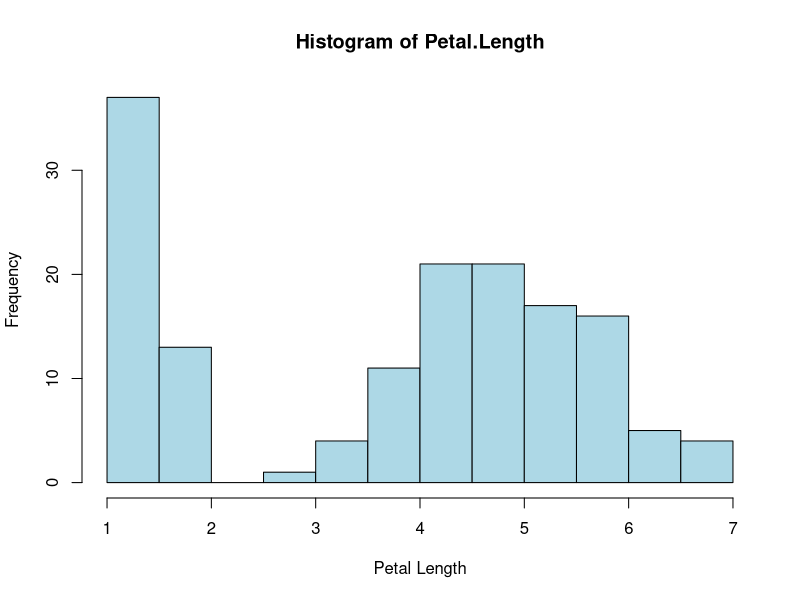
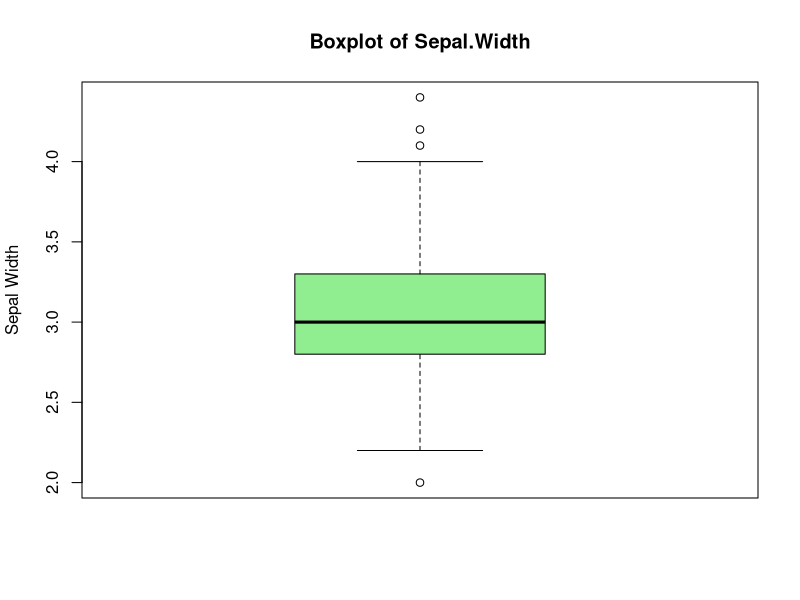
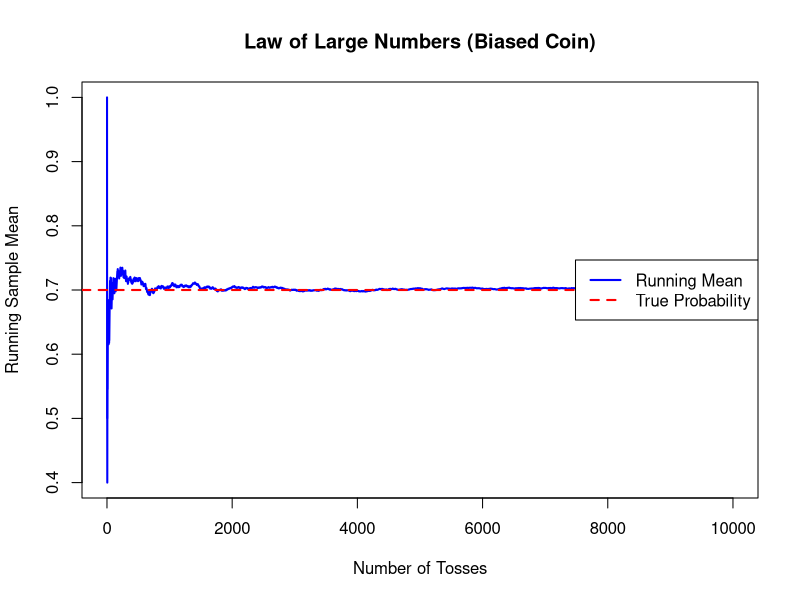
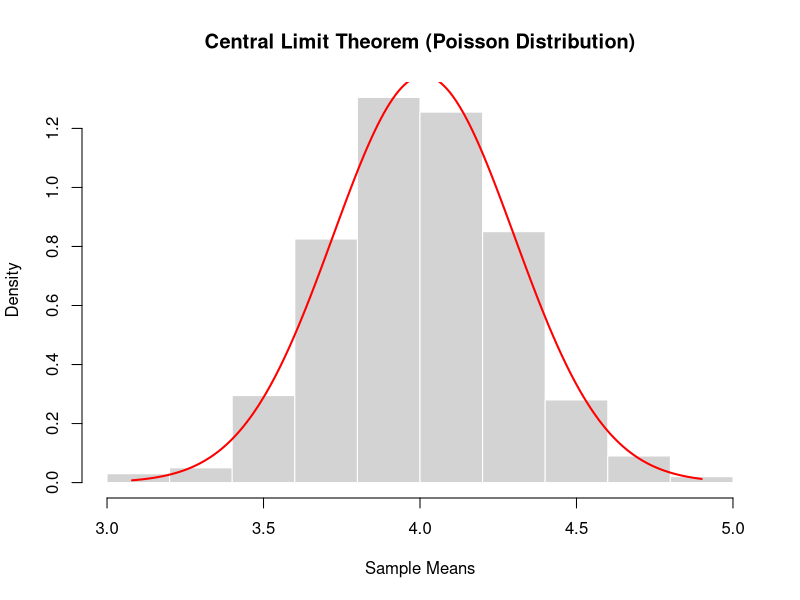
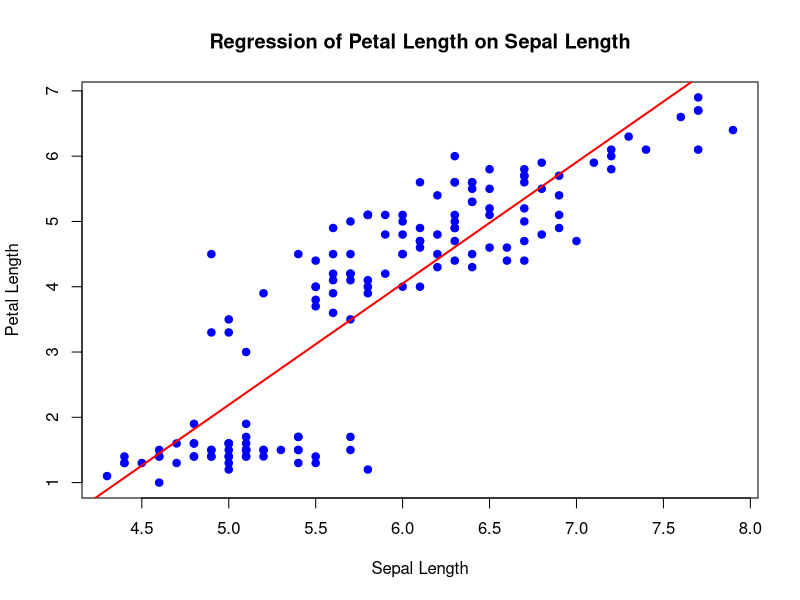
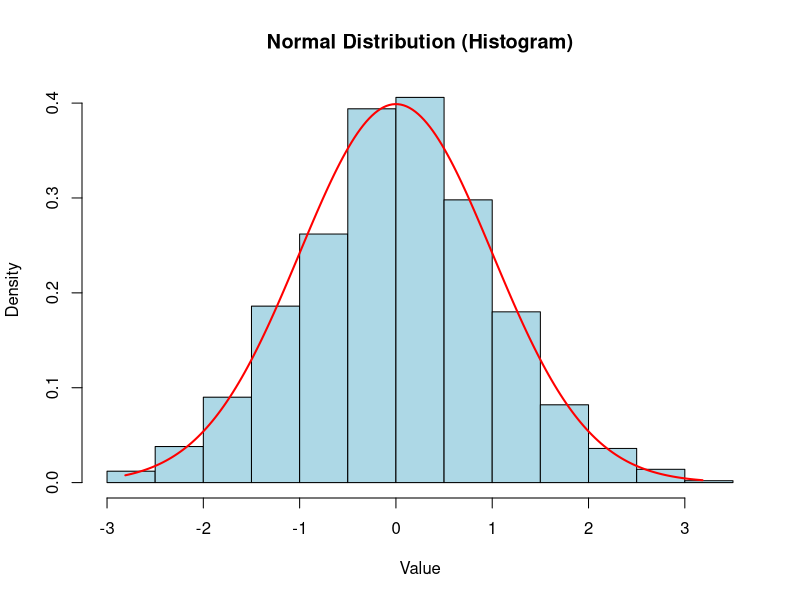
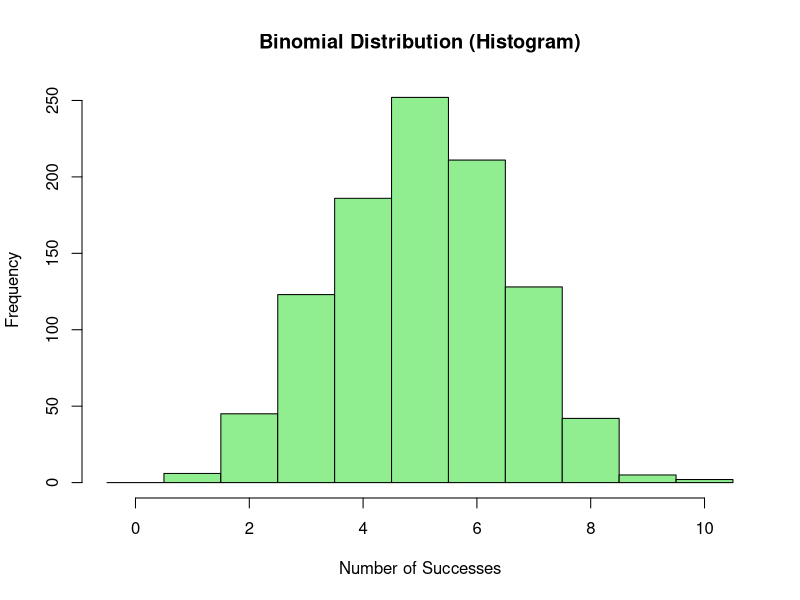
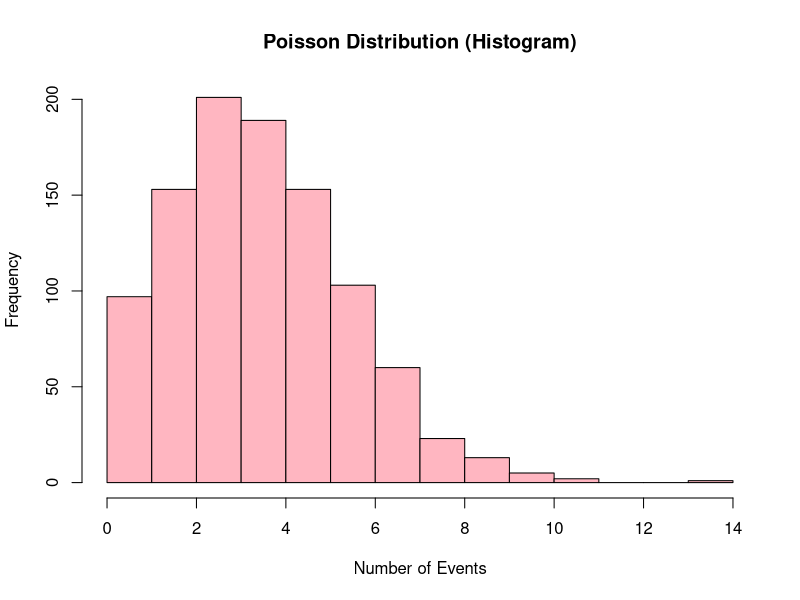

The R source for these figures, in order:
# 1. Create a data frame with 5 students
students <- data.frame(
  Name = c("Alice", "Bob", "Charlie", "David", "Eva"),
  Age = c(20, 22, 21, 23, 20),
  Marks = c(85, 67, 45, 78, 52)
)

# Display the data frame
print("Original Data Frame:")
print(students)

# 2. Find average marks
average_marks <- mean(students$Marks)
cat("Average Marks:", average_marks, "\n")

# Find maximum age
maximum_age <- max(students$Age)
cat("Maximum Age:", maximum_age, "\n")

# 3. Add Grade column based on marks
students$Grade <- ifelse(
  students$Marks >= 75, "A",
  ifelse(students$Marks >= 50 & students$Marks < 75, "B", "C")
)

# Display updated data frame
print("Data Frame with Grades:")
print(students)

 

#Exercise 2
# Load the iris dataset
data(iris)

# 1. Find the number of rows and columns
cat("Number of rows:", nrow(iris), "\n")
cat("Number of columns:", ncol(iris), "\n")

# 2. Get the first 6 rows
head(iris)

# 3. Find the mean, median, variance, and standard deviation of Sepal.Length
mean_sepal <- mean(iris$Sepal.Length)
median_sepal <- median(iris$Sepal.Length)
var_sepal <- var(iris$Sepal.Length)
sd_sepal <- sd(iris$Sepal.Length)

cat("Mean of Sepal.Length:", mean_sepal, "\n")
cat("Median of Sepal.Length:", median_sepal, "\n")
cat("Variance of Sepal.Length:", var_sepal, "\n")
cat("Standard Deviation of Sepal.Length:", sd_sepal, "\n")

# 4. Find how many flowers belong to each species
table(iris$Species)

# 5. Draw a histogram of Petal.Length
hist(iris$Petal.Length,
     main = "Histogram of Petal.Length",
     xlab = "Petal Length",
     col = "lightblue",
     border = "black")

# Draw a boxplot of Sepal.Width
boxplot(iris$Sepal.Width,
        main = "Boxplot of Sepal.Width",
        ylab = "Sepal Width",
        col = "lightgreen")



# Question solved 3
# Parameters
prior_disease <- 0.01        # P(D), prior probability of disease (5%)
true_positive <- 0.95        # P(T+|D), sensitivity
false_positive <- 0.05       # P(T+|¬D), false positive rate

# Complement probability (no disease)
prior_no_disease <- 1 - prior_disease

# Bayes' theorem
posterior_prob <- (true_positive * prior_disease) / 
  ((true_positive * prior_disease) + (false_positive * prior_no_disease))

# Convert to percentage
posterior_percent <- posterior_prob * 100

# Print results
cat("Posterior probability that a person has the disease given a positive test:", posterior_prob, "\n")
cat("In percentage:", posterior_percent, "%\n")

# Question 4 
#LAW OF LARGE NUMBERS (LLN) 
 set.seed(123) 
 n <- 10000
 p <- 0.7   # biased coin
 # Generate coin tosses (1 = head, 0 = tail)
   coin_tosses <- rbinom(n, size = 1, prob = p)
# Running sample mean
running_mean <- cumsum(coin_tosses) / seq_len(n)
# Plot running mean
 plot(running_mean,
             type = "l",
             col = "blue",
             lwd = 2,
             xlab = "Number of Tosses",
             ylab = "Running Sample Mean",
             main = "Law of Large Numbers (Biased Coin)")
# True probability line
abline(h = p, col = "red", lwd = 2, lty = 2) 
legend("right",
                legend = c("Running Mean", "True Probability"),
                col = c("blue", "red"),
                lty = c(1, 2),
                lwd = 2)

# CENTRAL LIMIT THEOREM (CLT) 
set.seed(456)
 
   lambda <- 4
 sample_size <- 50
 num_samples <- 1000
 
   # Generate 1000 sample means using replicate()
   sample_means <- replicate(
         num_samples,
         mean(rpois(sample_size, lambda))
     )

   # Plot histogram of sample means
   hist(sample_means,
               probability = TRUE,
               col = "lightgray",
               border = "white",
               main = "Central Limit Theorem (Poisson Distribution)",
               xlab = "Sample Means")
 
   # Overlay normal distribution curve
   x_vals <- seq(min(sample_means), max(sample_means), length.out = 200)
 normal_curve <- dnorm(
       x_vals,
       mean = mean(sample_means),
       sd = sd(sample_means)
   )
 
   lines(x_vals, normal_curve, col = "red", lwd = 2)

   
   
   
   
# Question 5
   # Linear Regression using iris data
    # Predict Petal.Length from Sepal.Length
     
     # Load built-in dataset
      data(iris)
   
   # Fit linear regression model
    model <- lm(Petal.Length ~ Sepal.Length, data = iris)
   
   # Display model summary
    summary(model)
   
   # Scatter plot of data
    plot(iris$Sepal.Length, iris$Petal.Length,
                main = "Regression of Petal Length on Sepal Length",
                xlab = "Sepal Length",
                ylab = "Petal Length",
                pch = 19,
                col = "blue")
   
     # Add regression line
      abline(model, col = "red", lwd = 2)
   
# question 6
      # Matrix Operations in R
      
      # Create two invertible numeric matrices
      A <- matrix(c(2, 1,
                    1, 3),
                  nrow = 2, byrow = TRUE)
      
      B <- matrix(c(4, 2,
                    3, 1),
                  nrow = 2, byrow = TRUE)
      
      # Display matrices
      cat("Matrix A:\n")
      print(A)
      
      cat("\nMatrix B:\n")
      print(B)
      
      # -------------------------------
      # Matrix Addition
      # -------------------------------
      add_AB <- A + B
      cat("\nMatrix Addition (A + B):\n")
      print(add_AB)
      
      # -------------------------------
      # Matrix Multiplication
      # -------------------------------
      mul_AB <- A %*% B
      mul_BA <- B %*% A
      
      cat("\nMatrix Multiplication (A %*% B):\n")
      print(mul_AB)
      
      cat("\nMatrix Multiplication (B %*% A):\n")
      print(mul_BA)
      
      # -------------------------------
      # Transpose
      # -------------------------------
      t_A <- t(A)
      t_B <- t(B)
      
      cat("\nTranspose of Matrix A:\n")
      print(t_A)
      
      cat("\nTranspose of Matrix B:\n")
      print(t_B)
      
      # -------------------------------
      # Determinant
      # -------------------------------
      det_A <- det(A)
      det_B <- det(B)
      
      cat("\nDeterminant of Matrix A:\n")
      print(det_A)
      
      cat("\nDeterminant of Matrix B:\n")
      print(det_B)
      
    
      # Inverse
      # -------------------------------
      inv_A <- solve(A)
      inv_B <- solve(B)
      
      cat("\nInverse of Matrix A:\n")
      print(inv_A)
      
      cat("\nInverse of Matrix B:\n")
      print(inv_B)
      
      

      
# Question 7
      # Install car package if not already installed
       if (!require(car)) {
             install.packages("car")
             library(car)
         }
      set.seed(123)
       n <- 100 
      # Simulate highly correlated predictors
       X1 <- rnorm(n, mean = 50, sd = 10)
       X2 <- X1 + rnorm(n, mean = 0, sd = 1)
      # Response variable
       Y <- 5 + 2 * X1 + 3 * X2 + rnorm(n, mean = 0, sd = 5) 
       data <- data.frame(Y, X1, X2)
      # Correlation
       cor(data$X1, data$X2)
      
      # Multiple regression
       model <- lm(Y ~ X1 + X2, data = data)
       summary(model)
      
      
      # VIF calculation
       vif(model)
       
       
       
       
       
       
# Question 8
       # 1. Normal Distribution
     
        # Parameters
          mu <- 0        # mean
        sigma <- 1     # standard deviation
        n_norm <- 1000 # sample size
        
          # Generate random samples
          norm_samples <- rnorm(n_norm, mean = mu, sd = sigma)
        
          # Plot histogram with density
          hist(norm_samples, probability = TRUE, col = "lightblue",
                      main = "Normal Distribution (Histogram)",
                      xlab = "Value")
        # Overlay theoretical PDF
          x_vals <- seq(min(norm_samples), max(norm_samples), length.out = 200)
        lines(x_vals, dnorm(x_vals, mean = mu, sd = sigma), col = "red", lwd = 2)
        
          # Compute probabilities
          prob1 <- pnorm(1.0, mean = mu, sd = sigma)    # P(X <= 1)
        prob2 <- pnorm(-1.0, mean = mu, sd = sigma)   # P(X <= -1)
        cat("Normal Distribution Probabilities:\n")
       
          cat("P(X <= 1) =", round(prob1, 4), "\n")
        
        cat("P(X <= -1) =", round(prob2, 4), "\n\n")
      
       
        #2 Binomial Distribution
        
        # Parameters
         size <- 10   # number of trials
         prob <- 0.5  # success probability
         n_binom <- 1000
         
          
           # Generate random samples
           binom_samples <- rbinom(n_binom, size = size, prob = prob)
         
          
           # Histogram
           hist(binom_samples, breaks = 0:(size+1)-0.5, col = "lightgreen",
                       main = "Binomial Distribution (Histogram)",
                       xlab = "Number of Successes")
         
          
           # PMF values for k = 3, 7
           pmf3 <- dbinom(3, size = size, prob = prob)
         pmf7 <- dbinom(7, size = size, prob = prob)
         cat("Binomial Distribution PMFs:\n")
    
           cat("P(X = 3) =", round(pmf3, 4), "\n")
       
         cat("P(X = 7) =", round(pmf7, 4), "\n\n")
        
        
         #3 Poisson Distribution
         
          # Parameters
            lambda <- 4
          n_poisson <- 1000
          
           
            # Generate random samples
            pois_samples <- rpois(n_poisson, lambda = lambda)
          
           
           # Histogram
            hist(pois_samples, breaks = -0.5:max(pois_samples)+0.5, col = "lightpink",
                        main = "Poisson Distribution (Histogram)",
                        xlab = "Number of Events")
          
           
            # PMF values for k = 2, 6
            pmf2 <- dpois(2, lambda)
          pmf6 <- dpois(6, lambda)
          cat("Poisson Distribution PMFs:\n")
         
           
            cat("P(X = 2) =", round(pmf2, 4), "\n")
         
          cat("P(X = 6) =", round(pmf6, 4), "\n")
         
